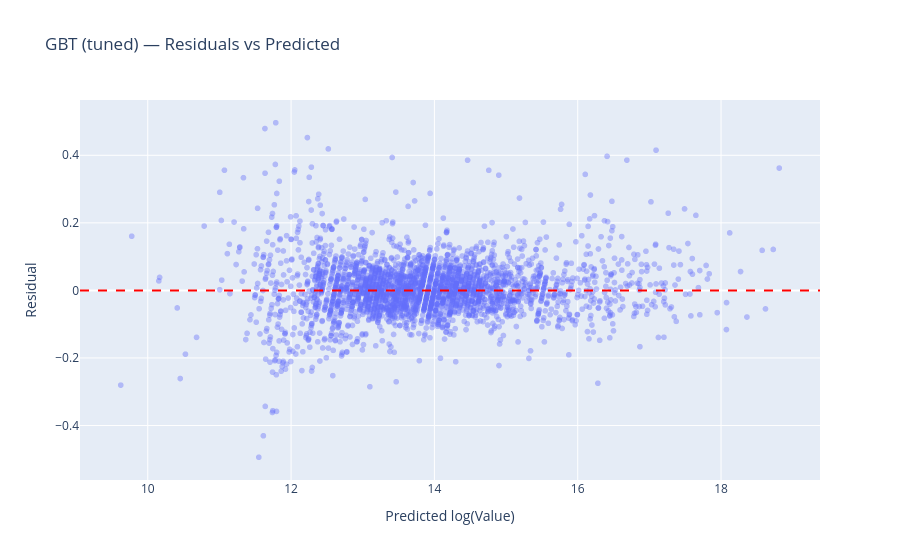

Notebook source saved alongside this figure:
### Code cell
# Residual plot
best_preds["residual"] = best_preds["prediction"] - best_preds["log_Value"]

fig = px.scatter(
    best_preds.sample(min(3000, len(best_preds)), random_state=42),
    x="prediction", y="residual",
    opacity=0.4,
    labels={"prediction": "Predicted log(Value)", "residual": "Residual"},
    title="GBT (tuned) — Residuals vs Predicted"
)
fig.add_hline(y=0, line_dash="dash", line_color="red")
fig.show()

### Figure 1 — Plotly figure (JSON) as saved in the notebook; plotly's stock layout.template omitted (floating-point values rounded to 4 significant figures; data arrays with more than 128 entries replaced by an {"elided": "..."} marker saying what was removed)
{"data": [{"hovertemplate": "Predicted log(Value)=%{x}<br>Residual=%{y}<extra></extra>", "legendgroup": "", "marker": {"color": "#636efa", "opacity": 0.4, "symbol": "circle"}, "mode": "markers", "name": "", "showlegend": false, "type": "scattergl", "x": {"elided": "3000 float values"}, "xaxis": "x", "y": {"elided": "3000 float values"}, "yaxis": "y"}], "layout": {"legend": {"tracegroupgap": 0}, "shapes": [{"line": {"color": "red", "dash": "dash"}, "type": "line", "x0": 0, "x1": 1, "xref": "x domain", "y0": 0, "y1": 0, "yref": "y"}], "title": {"text": "GBT (tuned) — Residuals vs Predicted"}, "xaxis": {"anchor": "y", "domain": [0, 1], "title": {"text": "Predicted log(Value)"}}, "yaxis": {"anchor": "x", "domain": [0, 1], "title": {"text": "Residual"}}}}
